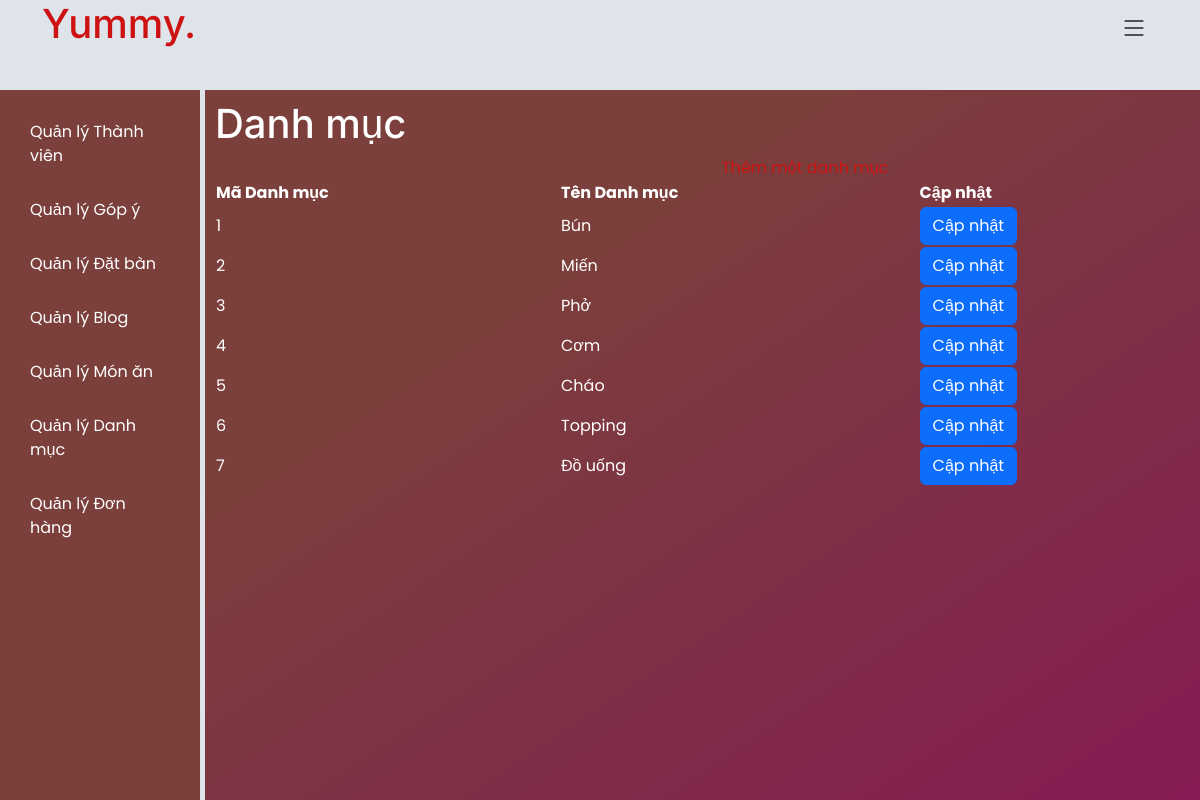
The page /admin/admin_home.php?page=admin_categories (signed in) on the database its author committed.
### tables this page shows
CREATE TABLE `danhmuc` (
  `MaDanhMuc` int(11) NOT NULL,
  `TenDanhMuc` varchar(255) NOT NULL
);

### admin/admin_categories.php (the view, shortened to what this page needs)
<?php
require_once("../components/connection.php");
$sql = "SELECT * FROM danhmuc";
$result = $conn->query($sql);
?>
<!DOCTYPE html>
<html lang="en">
<head>
</head>
<body>
<h1>Danh mục</h1>
<?php
if ($result->num_rows > 0) {
?>
    <table width="100%">
        <tr>
            <th>Mã Danh mục</th>
            <th>Tên Danh mục</th>
            <th>Cập nhật</th>
        </tr>
        <?php
        $firstRow = true;
        while($row = $result->fetch_assoc()): ?>
            <tr>
                <td><?php echo $row["MaDanhMuc"]; ?></td>
                <td><?php echo $row["TenDanhMuc"]; ?></td>
                <td><button type="button" class="btn btn-primary" onclick="window.location.href='admin_categories_edit.php?action=edit&MaDanhMuc=<?php echo $row["MaDanhMuc"]; ?>'">Cập nhật</button></td>
            </tr>
            <?php
            if ($firstRow) {
                echo "<center><a href='admin_categories_edit.php?action=insert&MaDanhMuc={$row["MaDanhMuc"]}'>Thêm một danh mục</a></center>";
                $firstRow = false;
            }
        endwhile;
        ?>
    </table>
<?php
} else {
    echo "Không có thành viên nào.";
}
?>
</body>
</html>

### assets/css/main.css (style rules this page uses)
:root { --font-default: "Open Sans", system-ui, -apple-system, "Segoe UI", Roboto, "Helvetica Neue", Arial, "Noto Sans", "Liberation Sans", sans-serif, "Apple Color Emoji", "Segoe UI Emoji", "Segoe UI Symbol", "Noto Color Emoji"; --font-primary: "Amatic SC", sans-serif; --font-secondary: "Inter", sans-serif; }
:root { --color-default: #212529; --color-primary: #ce1212; --color-secondary: #37373f; }
:root { scroll-behavior: smooth; }
body { font-family: var(--font-default); color: var(--color-default); }
a { color: var(--color-primary); text-decoration: none; }
h1, h2, h3, h4, h5, h6 { font-family: var(--font-secondary); }

### admin/admin_home.php (style rules this page uses)
body { font-family: Poppins, sans-serif; display: flex; background-color: #dee4ea; margin: 0; }

### rows shown on the page
danhmuc: MaDanhMuc "1", TenDanhMuc "Bún"
danhmuc: MaDanhMuc "2", TenDanhMuc "Miến"
danhmuc: MaDanhMuc "3", TenDanhMuc "Phở"
danhmuc: MaDanhMuc "4", TenDanhMuc "Cơm"
danhmuc: MaDanhMuc "5", TenDanhMuc "Cháo"
danhmuc: MaDanhMuc "6", TenDanhMuc "Topping"
danhmuc: MaDanhMuc "7", TenDanhMuc "Đồ uống"
